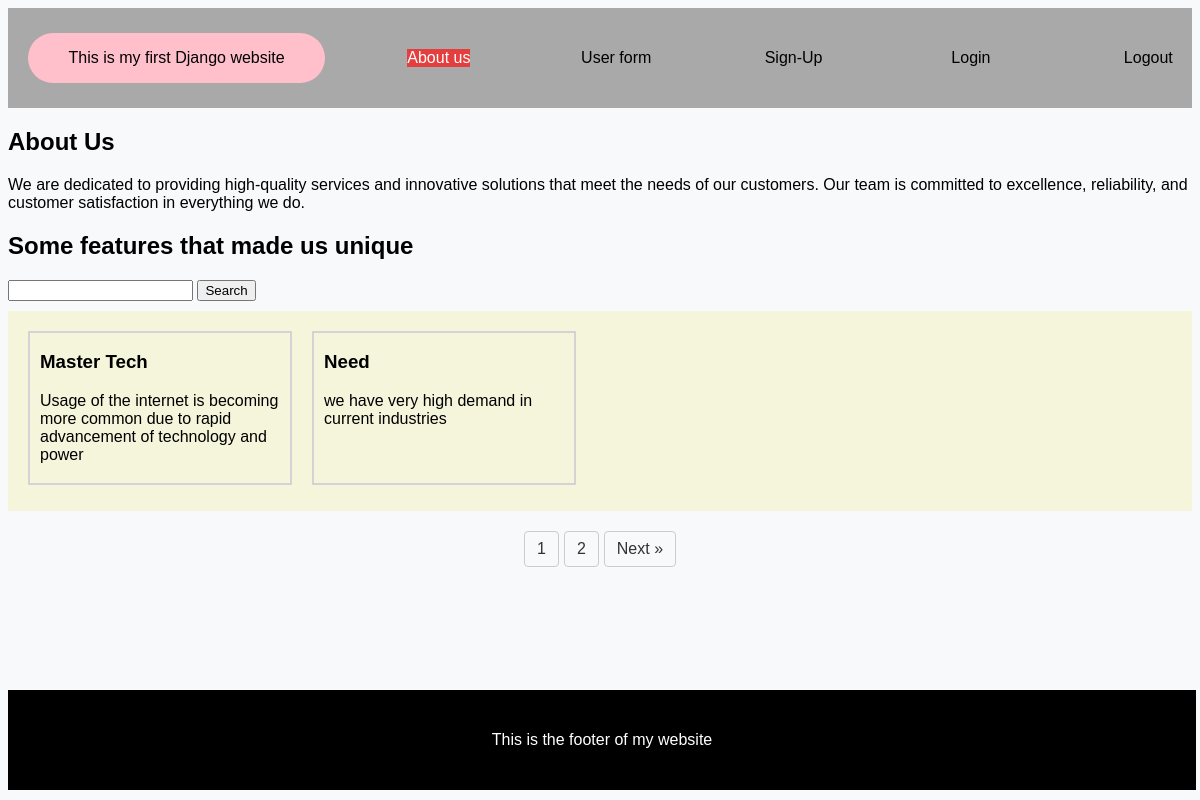
The page /about-us/ on the database its author committed.
### service/models.py (models this page shows)
class About(models.Model):
    ab_title=models.CharField(max_length=100)
    ab_data=models.TextField()

class Service(models.Model):
    ser_title=models.CharField(max_length=100)
    ser_data=models.TextField()

### practise/views.py (the view)
# urls.py: path('about-us/',views.aboutus,name='about'),
def aboutus(request):
    serviceData=Service.objects.all().order_by('ser_title')
    aboutData=About.objects.all()
    if request.method=="GET":
        st=request.GET.get('ser_title')
        if st!=None:
            serviceData=Service.objects.filter(ser_title__icontains=st)
    paginator=Paginator(serviceData,2)
    pg_num=request.GET.get('page')
    final=paginator.get_page(pg_num)
    data={
        'serviceData':final,
        'aboutData':aboutData
    }
    return render(request,"aboutus.html",data)

### practise/templates/aboutus.html (shortened to what this page needs)
{% extends 'base.html' %}
{% load static %}
{% block content %}
<body>
        {% for i in aboutData %}
        <h2>{{i.ab_title}}</h2>
        <p>{{i.ab_data}}</p>
        {% endfor %}
<h2>Some features that made us unique</h2>
<div class="search"><form>
                <input type="text",placeholder="Search" class="search-box" name="ser_title">
                <button type="submit" class="btn-search">Search</button>
        </form>
        </div>
<div class="big">
        {% for n in serviceData %}
        <div class="expert">
                <h3>{{n.ser_title}}</h3>
                <p>{{n.ser_data}}</p>
        </div>
{% endfor %}
</div>
<div class="pagination">
    <a href="/about-us/?page=1" >1</a>
    <a href="#">2</a>
        {% if serviceData.has_next %}
            <a href="/about-us/?page={{serviceData.next_page_number}}">Next &raquo;</a>
        {% endif %}
</div>
</body>
{% endblock %}

### practise/templates/base.html
{% include "hdr.html" %}
{% block content %}
{% endblock %}
{% include "ftr.html" %}

### practise/templates/hdr.html (shortened to what this page needs)
{% load static %}
<!DOCTYPE html>
<head>
    <link rel="stylesheet" href="{% static 'hdr.css' %}">
    <div class="hdr">
        <div class="front">
            This is my first Django website
        </div>
        <div class="abt">
            <a class="{% if request.path == '/about-us/' %} active {% endif %}" href="{% url 'about' %}"> About us </a>
        </div>
        <div class="form">
            <a class="{% if request.path == '/user-form/' %} active {% endif %}" href="{% url 'userform' %}"> User form </a>
        </div>
        <div class="sgnt">
            <a class="{% if request.path == '/signup/' %} active {% endif %}" href="{% url 'signup' %}"> Sign-Up </a>
        </div>
        <div class="lgn">
            <a class="{% if request.path == '/login/' %} active {% endif %}" href="{% url 'login' %}"> Login </a>
        </div>
        <div class="lgt">
            <a class="{% if request.path == '/logout/' %} active {% endif %}" href="{% url 'logout' %}"> Logout </a>
        </div>
    </div>
</head>
<body>
</body>
</html>

### practise/templates/ftr.html (shortened to what this page needs)
{% load static %}
<!DOCTYPE html>
<head>
    <link rel="stylesheet" href="{% static 'ftr.css' %}">
</head>
<body>
</body>
<footer>
    <div class="ftr">
        This is the footer of my website
    </div>
</footer>
</html>

### static/hdr.css (style rules this page uses)
.hdr { width: 100%; height: 100px; background-color: darkgray; display: flex; gap: 50px; }
.front { height: 50px; width: 350px; background-color: pink; color: black; display: flex; justify-content: center; align-items: center; position: relative; top: 25px; left: 20px; border-radius: 50px; }
.abt { height: 30px; width: 150px; background-color: transparent; color: black; display: flex; justify-content: center; align-items: center; position: relative; top: 35px; left: 20px; border-radius: 50px; }
.sgnt { height: 30px; width: 150px; background-color: transparent; color: black; display: flex; justify-content: center; align-items: center; position: relative; top: 35px; left: 20px; border-radius: 50px; }
.lgn { height: 30px; width: 150px; background-color: transparent; color: black; display: flex; justify-content: center; align-items: center; position: relative; top: 35px; left: 20px; border-radius: 50px; }
.lgt { height: 30px; width: 150px; background-color: transparent; color: black; display: flex; justify-content: center; align-items: center; position: relative; top: 35px; left: 20px; border-radius: 50px; }
.form { height: 30px; width: 150px; background-color: transparent; color: black; display: flex; justify-content: center; align-items: center; position: relative; top: 35px; left: 20px; border-radius: 50px; }
a { color: black; text-decoration: none; }
.active { background-color: #E53E3E; color: white; }

### static/ftr.css (style rules this page uses)
.ftr { width: 99%; height: 100px; color: white; background-color:black; position: fixed; bottom: 0; margin-bottom: 10px; display: flex; align-items: center; justify-content: center; }

### practise/templates/aboutus.html (style rules this page uses)
body { background-color: #f8f9fa; font-family: sans-serif; }
.big { width: 100%; height: 200px; background-color: beige; display: flex; }
.expert { width: 250px; height: 150px; margin-left: 20px; margin-top: 20px; padding-left: 10px; border: 2px solid lightgray; }
.search { margin-bottom: 10px; }
.pagination { display: flex; gap: 5px; justify-content: center; margin-top: 20px; }
.pagination a { padding: 8px 12px; border: 1px solid #ccc; text-decoration: none; color: #333; border-radius: 4px; }

### rows shown on the page
About: ab_title "About Us", ab_data "We are dedicated to providing high-quality services and innovative solutions that meet the needs of our customers. Our team is committed to excellence, reliability, and customer satisfaction in everything we do."
Service: ser_title "Master Tech", ser_data "Usage of the internet is becoming more common due to rapid advancement of technology and power"
Service: ser_title "Need", ser_data "we have very high demand in current industries"
